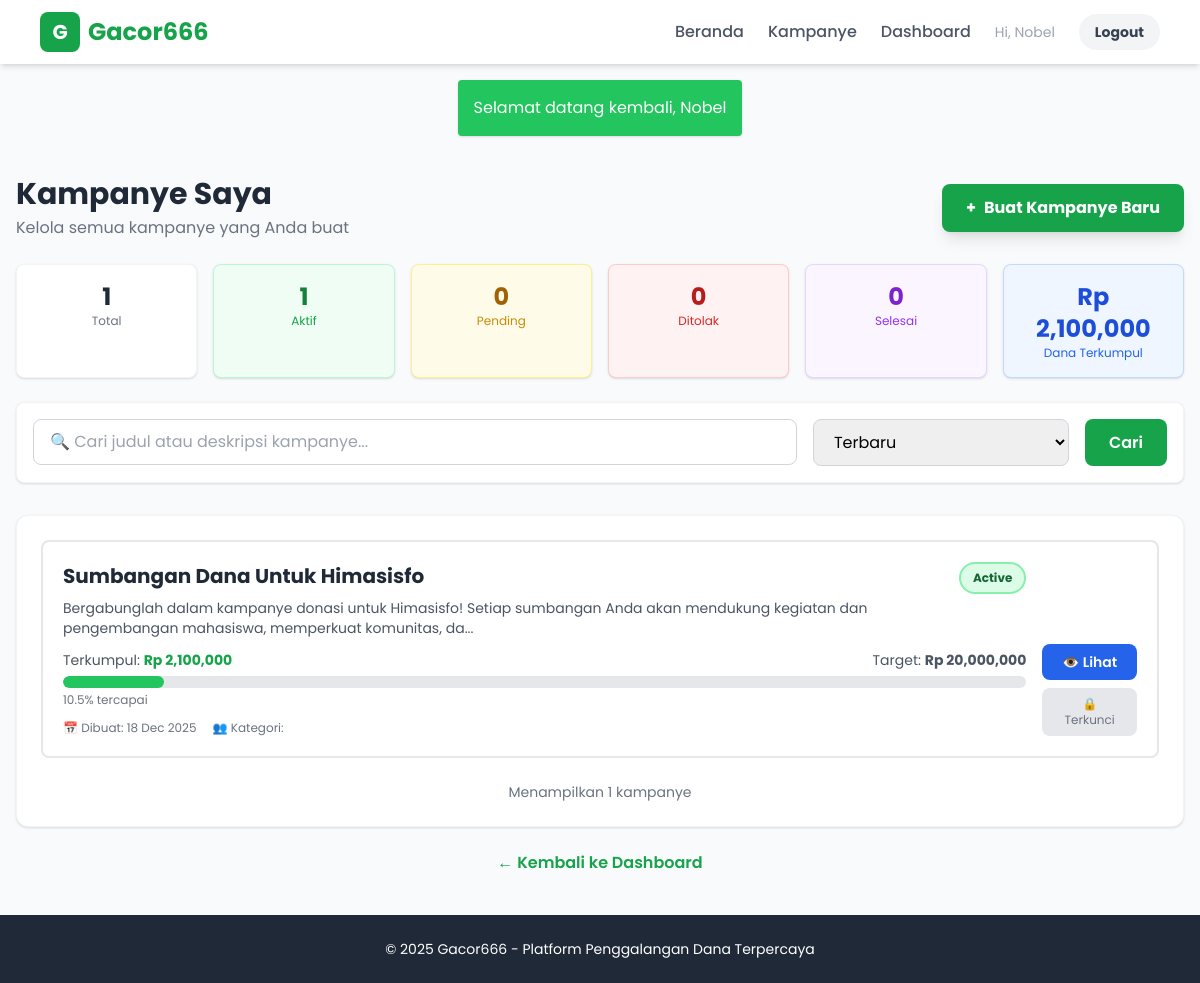
The app's page /my_campaigns.php (signed in) with its own data.
### tables this page shows
CREATE TABLE `campaigns` (
  `id` int(11) NOT NULL,
  `user_id` int(11) NOT NULL,
  `judul` varchar(255) NOT NULL,
  `deskripsi` text NOT NULL,
  `target_donasi` decimal(15,2) NOT NULL,
  `dana_terkumpul` decimal(15,2) DEFAULT 0.00,
  `batas_waktu` date NOT NULL,
  `gambar_url` varchar(255) DEFAULT 'default.jpg',
  `rejection_reason` text DEFAULT NULL,
  `ktp_file` varchar(255) DEFAULT NULL,
  `kk_file` varchar(255) DEFAULT NULL,
  `surat_polisi_file` varchar(255) DEFAULT NULL,
  `foto_diri_file` varchar(255) DEFAULT NULL,
  `admin_notes` text DEFAULT NULL,
  `status` enum('pending','active','rejected','completed') DEFAULT 'pending',
  `created_at` timestamp NOT NULL DEFAULT current_timestamp()
);

### my_campaigns.php (the view, shortened to what this page needs)
<?php
require 'config.php';
$uid = $_SESSION['user_id'];
$search = isset($_GET['search']) ? trim($_GET['search']) : '';
$sort = isset($_GET['sort']) ? $_GET['sort'] : 'newest';
$query = "SELECT * FROM campaigns WHERE user_id = ?";
$params = [$uid];
switch ($sort) {
    case 'newest':
    default:
        $query .= " ORDER BY created_at DESC";
        break;
}
$stmt = $pdo->prepare($query);
$stmt->execute($params);
$allCampaigns = $stmt->fetchAll();
$stmtStats = $pdo->prepare("
    SELECT
        COUNT(*) as total,
        SUM(CASE WHEN status = 'active' THEN 1 ELSE 0 END) as active,
        SUM(CASE WHEN status = 'pending' THEN 1 ELSE 0 END) as pending,
        SUM(CASE WHEN status = 'rejected' THEN 1 ELSE 0 END) as rejected,
        SUM(CASE WHEN status = 'completed' THEN 1 ELSE 0 END) as completed,
        SUM(dana_terkumpul) as total_dana
    FROM campaigns
    WHERE user_id = ?
");
$stmtStats->execute([$uid]);
$stats = $stmtStats->fetch();
?>
<!DOCTYPE html>
<html lang="id">
<head>
    <script src="https://cdn.tailwindcss.com"></script>
</head>
<body class="bg-gray-50 flex flex-col min-h-screen">
    <?php include 'includes/navbar.php'; ?>
    <main class="container mx-auto px-4 py-10 max-w-7xl flex-grow">
        <div class="mb-8">
            <div class="flex flex-col md:flex-row justify-between items-start md:items-center mb-6">
                <div>
                    <h1 class="text-3xl font-bold text-gray-800">Kampanye Saya</h1>
                    <p class="text-gray-500 mt-1">Kelola semua kampanye yang Anda buat</p>
                </div>
                <a href="create_campaign.php" class="mt-4 md:mt-0 bg-green-600 text-white px-6 py-3 rounded-lg font-bold hover:bg-green-700 shadow-lg transition flex items-center gap-2">
                    <span>+</span> Buat Kampanye Baru
                </a>
            </div>
            <div class="grid grid-cols-2 md:grid-cols-6 gap-4 mb-6">
                <div class="bg-white p-4 rounded-lg shadow border border-gray-100 text-center">
                    <div class="text-2xl font-bold text-gray-800"><?= $stats['total'] ?? 0 ?></div>
                    <div class="text-xs text-gray-500">Total</div>
                </div>
                <div class="bg-green-50 p-4 rounded-lg shadow border border-green-200 text-center">
                    <div class="text-2xl font-bold text-green-700"><?= $stats['active'] ?? 0 ?></div>
                    <div class="text-xs text-green-600">Aktif</div>
                </div>
                <div class="bg-yellow-50 p-4 rounded-lg shadow border border-yellow-200 text-center">
                    <div class="text-2xl font-bold text-yellow-700"><?= $stats['pending'] ?? 0 ?></div>
                    <div class="text-xs text-yellow-600">Pending</div>
                </div>
                <div class="bg-red-50 p-4 rounded-lg shadow border border-red-200 text-center">
                    <div class="text-2xl font-bold text-red-700"><?= $stats['rejected'] ?? 0 ?></div>
                    <div class="text-xs text-red-600">Ditolak</div>
                </div>
                <div class="bg-purple-50 p-4 rounded-lg shadow border border-purple-200 text-center">
                    <div class="text-2xl font-bold text-purple-700"><?= $stats['completed'] ?? 0 ?></div>
                    <div class="text-xs text-purple-600">Selesai</div>
                </div>
                <div class="bg-blue-50 p-4 rounded-lg shadow border border-blue-200 text-center">
                    <div class="text-2xl font-bold text-blue-700">Rp <?= number_format($stats['total_dana'] ?? 0) ?></div>
                    <div class="text-xs text-blue-600">Dana Terkumpul</div>
                </div>
            </div>
            <form method="GET" class="bg-white p-4 rounded-lg shadow border border-gray-100">
                <div class="flex flex-col md:flex-row gap-4">
                    <div class="flex-grow">
                        <div class="relative">
                            <input
                                type="text"
                                name="search"
                                value="<?= htmlspecialchars($search) ?>"
                                placeholder="🔍 Cari judul atau deskripsi kampanye..."
                                class="w-full px-4 py-2.5 border border-gray-300 rounded-lg focus:ring-2 focus:ring-green-500 focus:border-transparent"
                            >
                        </div>
                    </div>
                    <div class="md:w-64">
                        <select
                            name="sort"
                            onchange="this.form.submit()"
                            class="w-full px-4 py-2.5 border border-gray-300 rounded-lg focus:ring-2 focus:ring-green-500 focus:border-transparent"
                        >
                            <option value="newest" <?= $sort === 'newest' ? 'selected' : '' ?>>Terbaru</option>
                        </select>
                    </div>
                    <div class="flex gap-2">
                        <button type="submit" class="px-6 py-2.5 bg-green-600 text-white rounded-lg hover:bg-green-700 font-semibold transition">
                            Cari
                        </button>
                    </div>
                </div>
            </form>
        </div>
        <div class="bg-white rounded-xl shadow border border-gray-100 p-6">
            <?php if (count($allCampaigns) > 0): ?>
                <div class="grid grid-cols-1 gap-4">
                    <?php foreach ($allCampaigns as $campaign):
                        $statusColors = [
                            'pending' => 'bg-yellow-100 text-yellow-800 border-yellow-300',
                            'active' => 'bg-green-100 text-green-800 border-green-300',
                            'rejected' => 'bg-red-100 text-red-800 border-red-300',
                            'completed' => 'bg-purple-100 text-purple-800 border-purple-300'
                        ];
                        $statusColor = $statusColors[$campaign['status']] ?? 'bg-gray-100 text-gray-800 border-gray-300';
                        $persen = ($campaign['target_donasi'] > 0) ? ($campaign['dana_terkumpul'] / $campaign['target_donasi']) * 100 : 0;
                    ?>
                    <div class="campaign-card border-2 border-gray-200 rounded-lg p-5">
                        <div class="flex flex-col md:flex-row gap-4">
                            <div class="flex-grow">
                                <div class="flex justify-between items-start mb-3">
                                    <div class="flex-grow">
                                        <h4 class="font-bold text-xl text-gray-800 mb-2"><?= htmlspecialchars($campaign['judul']) ?></h4>
                                        <p class="text-sm text-gray-600 line-clamp-2"><?= htmlspecialchars(substr($campaign['deskripsi'], 0, 150)) ?>...</p>
                                    </div>
                                    <span class="px-3 py-1.5 rounded-full text-xs font-bold border-2 <?= $statusColor ?> ml-4">
                                        <?= ucfirst($campaign['status']) ?>
                                    </span>
                                </div>
                                <div class="mb-3">
                                    <div class="flex justify-between text-sm mb-1.5">
                                        <span class="text-gray-600">
                                            Terkumpul: <strong class="text-green-600">Rp <?= number_format($campaign['dana_terkumpul']) ?></strong>
                                        </span>
                                        <span class="text-gray-600">
                                            Target: <strong>Rp <?= number_format($campaign['target_donasi']) ?></strong>
                                        </span>
                                    </div>
                                    <div class="w-full bg-gray-200 rounded-full h-3 overflow-hidden">
                                        <div class="bg-green-500 h-3 rounded-full transition-all duration-500" style="width: <?= min($persen, 100) ?>%"></div>
                                    </div>
                                    <div class="text-xs text-gray-500 mt-1">
                                        <?= number_format($persen, 1) ?>% tercapai
                                    </div>
                                </div>
                                <div class="flex flex-wrap gap-4 text-xs text-gray-500">
                                    <span>📅 Dibuat: <?= date('d M Y', strtotime($campaign['created_at'])) ?></span>
                                    <span>👥 Kategori: <?= htmlspecialchars($campaign['kategori']) ?></span>
                                </div>
                            </div>
                            <div class="flex md:flex-col gap-2 md:w-32 justify-end">
                                <a href="campaign_detail.php?id=<?= $campaign['id'] ?>"
                                   class="flex-1 md:flex-none bg-blue-600 text-white px-4 py-2 rounded-lg text-sm text-center hover:bg-blue-700 transition font-semibold">
                                    👁️ Lihat
                                </a>
                                <?php if ($campaign['dana_terkumpul'] == 0): ?>
                                <a href="delete_campaign.php?id=<?= $campaign['id'] ?>"
                                   class="flex-1 md:flex-none bg-red-600 text-white px-4 py-2 rounded-lg text-sm text-center hover:bg-red-700 transition font-semibold"
                                   onclick="return confirm('Yakin ingin menghapus kampanye \'<?= htmlspecialchars($campaign['judul']) ?>\'?')">
                                    🗑️ Hapus
                                </a>
                                <?php else: ?>
                                <div class="flex-1 md:flex-none bg-gray-200 text-gray-500 px-4 py-2 rounded-lg text-xs text-center cursor-not-allowed" title="Kampanye sudah ada donasi">
                                    🔒 Terkunci
                                </div>
                                <?php endif; ?>
                            </div>
                        </div>
                    </div>
                    <?php endforeach; ?>
                </div>
                <div class="mt-6 text-center text-sm text-gray-500">
                    Menampilkan <?= count($allCampaigns) ?> kampanye
                </div>
            <?php endif; ?>
        </div>
        <div class="mt-6 text-center">
            <a href="dashboard.php" class="text-green-600 hover:text-green-700 font-semibold">
                ← Kembali ke Dashboard
            </a>
        </div>
    </main>
    <footer class="bg-gray-800 text-white py-6 mt-auto text-center text-sm">
        &copy; 2025 Gacor666 - Platform Penggalangan Dana Terpercaya
    </footer>
</body>
</html>

### my_campaigns.php (style rules this page uses)
body { font-family: 'Poppins', sans-serif; }
.campaign-card { transition: all 0.3s ease; }

### records on screen
campaigns: judul "Sumbangan Dana Untuk Himasisfo", deskripsi "Bergabunglah dalam kampanye donasi untuk Himasisfo! Setiap sumbangan Anda akan mendukung kegiatan dan pengembangan mahasiswa, memperkuat komunitas, da", status "Active", dana_terkumpul "2,100,000", target_donasi "20,000,000", persen "10.5", created_at "18 Dec 2025", shows "🔒 Terkunci"

### other values on screen
$_SESSION['nama'] "Nobel"
$_SESSION['flash']['msg'] "Selamat datang kembali, Nobel"
$stats['total'] "1"
$stats['active'] "1"
$stats['pending'] "0"
$stats['rejected'] "0"
$stats['completed'] "0"
$stats['total_dana'] "2,100,000"
count($allCampaigns) "1"
